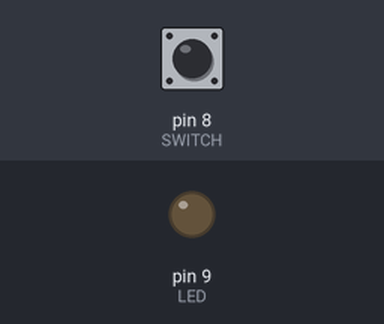
Simulated run of this sketch. Board: Arduino Uno, built with avr-gcc and run on an emulated ATmega328P. Shown: output pins drawn as LEDs (lit = HIGH). Inputs (shaded band) come from the test bench; at power-on: pin 8 (SWITCH) HIGH.

Above: at 1.2 s.
1.3 s: pin 8 (SWITCH) pulled LOW for 0.15 s
At 1.37 s:
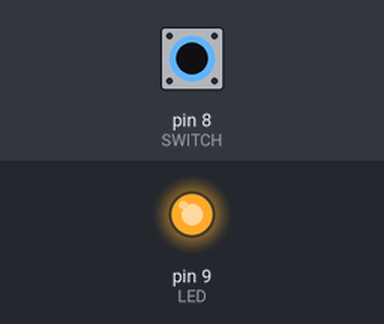
2.9 s: pin 8 (SWITCH) pulled LOW for 3.2 s
At 7.0 s:
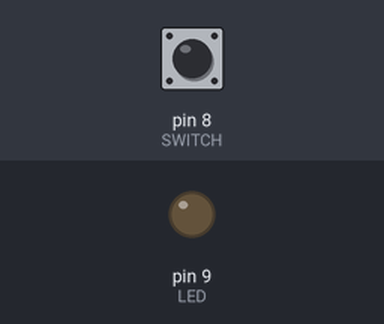
Timing chart, 0 to 8.5 s (numbered marks = the images above; inputs shaded):
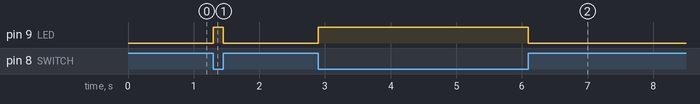

Measured:
- after the input at 1.3 s, pin 9 (LED): LOW → HIGH at once, → LOW 0.15 s later
- after the input at 2.9 s, pin 9 (LED): LOW → HIGH at once, → LOW 3.2 s later

The sketch:

CODE-2_switch.ino
```cpp
int LED=9;
int SWITCH=8;

void setup() {
  // put your setup code here, to run once:
  pinMode(LED,OUTPUT);
  pinMode(SWITCH,INPUT);
}

void loop() {
  // put your main code here, to run repeatedly:
   char c =digitalRead(SWITCH);
   if(c==0)
   digitalWrite(LED,HIGH);
   else
   digitalWrite(LED,LOW);

}
```
